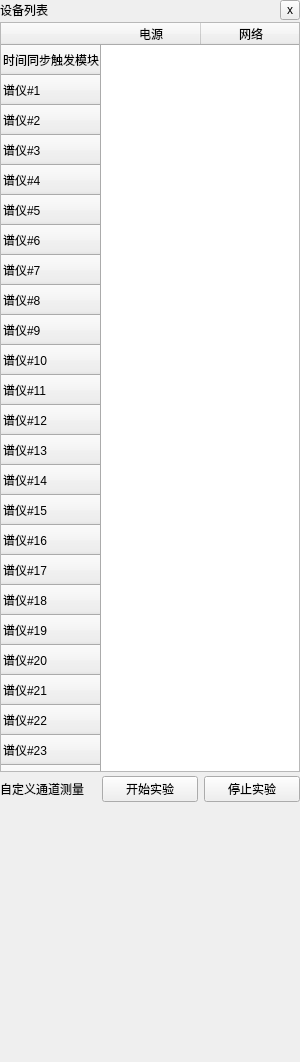
     <widget class="QStackedWidget" name="leftStackedWidget">
      <property name="sizePolicy">
       <sizepolicy hsizetype="Preferred" vsizetype="Preferred">
        <horstretch>0</horstretch>
        <verstretch>0</verstretch>
       </sizepolicy>
      </property>
      <property name="minimumSize">
       <size>
        <width>300</width>
        <height>0</height>
       </size>
      </property>
      <property name="currentIndex">
       <number>0</number>
      </property>
      <widget class="QWidget" name="detectorStatusWidget">
       <property name="sizePolicy">
        <sizepolicy hsizetype="Preferred" vsizetype="Preferred">
         <horstretch>0</horstretch>
         <verstretch>0</verstretch>
        </sizepolicy>
       </property>
       <layout class="QVBoxLayout" name="verticalLayout_5">
        <property name="spacing">
         <number>2</number>
        </property>
        <property name="leftMargin">
         <number>0</number>
        </property>
        <property name="topMargin">
         <number>0</number>
        </property>
        <property name="rightMargin">
         <number>0</number>
        </property>
        <property name="bottomMargin">
         <number>0</number>
        </property>
        <item>
         <layout class="QHBoxLayout" name="horizontalLayout_6">
          <item>
           <widget class="QLabel" name="label_4">
            <property name="sizePolicy">
             <sizepolicy hsizetype="Minimum" vsizetype="Preferred">
              <horstretch>0</horstretch>
              <verstretch>0</verstretch>
             </sizepolicy>
            </property>
            <property name="text">
             <string>设备列表</string>
            </property>
           </widget>
          </item>
          <item>
           <widget class="QToolButton" name="toolButton_closeDetectorStatusWidget">
            <property name="sizePolicy">
             <sizepolicy hsizetype="Fixed" vsizetype="Fixed">
              <horstretch>0</horstretch>
              <verstretch>0</verstretch>
             </sizepolicy>
            </property>
            <property name="maximumSize">
             <size>
              <width>20</width>
              <height>20</height>
             </size>
            </property>
            <property name="text">
             <string notr="true">x</string>
            </property>
            <property name="iconSize">
             <size>
              <width>16</width>
              <height>16</height>
             </size>
            </property>
           </widget>
          </item>
         </layout>
        </item>
        <item>
         <widget class="QTableWidget" name="tableWidget_detector">
          <property name="sizePolicy">
           <sizepolicy hsizetype="Preferred" vsizetype="Expanding">
            <horstretch>0</horstretch>
            <verstretch>0</verstretch>
           </sizepolicy>
          </property>
          <property name="minimumSize">
           <size>
            <width>300</width>
            <height>750</height>
           </size>
          </property>
          <property name="verticalScrollBarPolicy">
           <enum>Qt::ScrollBarAlwaysOff</enum>
          </property>
          <property name="horizontalScrollBarPolicy">
           <enum>Qt::ScrollBarAlwaysOff</enum>
          </property>
          <property name="sizeAdjustPolicy">
           <enum>QAbstractScrollArea::AdjustIgnored</enum>
          </property>
          <property name="editTriggers">
           <set>QAbstractItemView::NoEditTriggers</set>
          </property>
          <property name="selectionMode">
           <enum>QAbstractItemView::ExtendedSelection</enum>
          </property>
          <property name="selectionBehavior">
           <enum>QAbstractItemView::SelectRows</enum>
          </property>
          <property name="showGrid">
           <bool>false</bool>
          </property>
          <property name="gridStyle">
           <enum>Qt::SolidLine</enum>
          </property>
          <attribute name="verticalHeaderVisible">
           <bool>true</bool>
          </attribute>
          <row>
           <property name="text">
            <string>时间同步触发模块</string>
           </property>
          </row>
          <row>
           <property name="text">
            <string>谱仪#1</string>
           </property>
          </row>
          <row>
           <property name="text">
            <string>谱仪#2</string>
           </property>
          </row>
          <row>
           <property name="text">
            <string>谱仪#3</string>
           </property>
          </row>
          <row>
           <property name="text">
            <string>谱仪#4</string>
           </property>
          </row>
          <row>
           <property name="text">
            <string>谱仪#5</string>
           </property>
          </row>
          <row>
           <property name="text">
            <string>谱仪#6</string>
           </property>
          </row>
          <row>
           <property name="text">
            <string>谱仪#7</string>
           </property>
          </row>
          <row>
           <property name="text">
            <string>谱仪#8</string>
           </property>
          </row>
          <row>
           <property name="text">
            <string>谱仪#9</string>
           </property>
          </row>
          <row>
           <property name="text">
            <string>谱仪#10</string>
           </property>
          </row>
          <row>
           <property name="text">
            <string>谱仪#11</string>
           </property>
          </row>
          <row>
           <property name="text">
            <string>谱仪#12</string>
           </property>
          </row>
          <row>
           <property name="text">
            <string>谱仪#13</string>
           </property>
          </row>
          <row>
           <property name="text">
            <string>谱仪#14</string>
           </property>
          </row>
          <row>
           <property name="text">
            <string>谱仪#15</string>
           </property>
          </row>
          <row>
           <property name="text">
            <string>谱仪#16</string>
           </property>
          </row>
          <row>
           <property name="text">
            <string>谱仪#17</string>
           </property>
          </row>
          <row>
           <property name="text">
            <string>谱仪#18</string>
           </property>
          </row>
          <row>
           <property name="text">
            <string>谱仪#19</string>
           </property>
          </row>
          <row>
           <property name="text">
            <string>谱仪#20</string>
           </property>
          </row>
          <row>
           <property name="text">
            <string>谱仪#21</string>
           </property>
          </row>
          <row>
           <property name="text">
            <string>谱仪#22</string>
           </property>
          </row>
          <row>
           <property name="text">
            <string>谱仪#23</string>
           </property>
          </row>
          <row>
           <property name="text">
            <string>谱仪#24</string>
           </property>
          </row>
          <row>
           <property name="text">
            <string>全选</string>
           </property>
          </row>
          <column>
           <property name="text">
            <string>电源</string>
           </property>
          </column>
          <column>
           <property name="text">
            <string>网络</string>
           </property>
          </column>
          <column>
           <property name="text">
            <string>工作</string>
           </property>
          </column>
          <column>
           <property name="text">
            <string>温度</string>
           </property>
          </column>
          <column>
           <property name="text">
            <string>曲线显示</string>
           </property>
          </column>
          <item row="1" column="0">
           <property name="text">
            <string/>
           </property>
           <property name="textAlignment">
            <set>AlignCenter</set>
           </property>
           <property name="flags">
            <set>ItemIsSelectable|ItemIsDragEnabled|ItemIsDropEnabled|ItemIsUserCheckable|ItemIsEnabled</set>
           </property>
          </item>
          <item row="1" column="1">
           <property name="text">
            <string/>
           </property>
           <property name="textAlignment">
            <set>AlignCenter</set>
           </property>
          </item>
          <item row="2" column="0">
           <property name="text">
            <string/>
           </property>
           <property name="textAlignment">
            <set>AlignCenter</set>
           </property>
           <property name="flags">
            <set>ItemIsSelectable|ItemIsDragEnabled|ItemIsDropEnabled|ItemIsUserCheckable|ItemIsEnabled</set>
           </property>
          </item>
          <item row="2" column="1">
           <property name="text">
            <string/>
           </property>
           <property name="textAlignment">
            <set>AlignCenter</set>
           </property>
          </item>
         </widget>
        </item>
        <item>
         <widget class="QWidget" name="widget_10" native="true">
          <property name="sizePolicy">
           <sizepolicy hsizetype="Minimum" vsizetype="Fixed">
            <horstretch>0</horstretch>
            <verstretch>0</verstretch>
           </sizepolicy>
          </property>
          <property name="minimumSize">
           <size>
            <width>0</width>
            <height>30</height>
           </size>
          </property>
          <layout class="QHBoxLayout" name="horizontalLayout_8">
           <property name="leftMargin">
            <number>0</number>
           </property>
           <property name="topMargin">
            <number>0</number>
           </property>
           <property name="rightMargin">
            <number>0</number>
           </property>
           <property name="bottomMargin">
            <number>0</number>
           </property>
           <item>
            <widget class="QLabel" name="label_8">
             <property name="sizePolicy">
              <sizepolicy hsizetype="Minimum" vsizetype="Preferred">
               <horstretch>0</horstretch>
               <verstretch>0</verstretch>
              </sizepolicy>
             </property>
             <property name="text">
              <string>自定义通道测量</string>
             </property>
            </widget>
           </item>
           <item>
            <widget class="QPushButton" name="btn_startSelectedMeasure">
             <property name="text">
              <string>开始实验</string>
             </property>
             <property name="icon">
              <iconset resource="../3rdParty/resource/resource.qrc">
               <normaloff>:/work-on.png</normaloff>:/work-on.png</iconset>
             </property>
            </widget>
           </item>
           <item>
            <widget class="QPushButton" name="btn_stopSelectedMeasure">
             <property name="text">
              <string>停止实验</string>
             </property>
             <property name="icon">
              <iconset resource="../3rdParty/resource/resource.qrc">
               <normaloff>:/work-off.png</normaloff>:/work-off.png</iconset>
             </property>
            </widget>
           </item>
          </layout>
         </widget>
        </item>
        <item>
         <spacer name="verticalSpacer_2">
          <property name="orientation">
           <enum>Qt::Vertical</enum>
          </property>
          <property name="sizeHint" stdset="0">
           <size>
            <width>20</width>
            <height>258</height>
           </size>
          </property>
         </spacer>
        </item>
       </layout>
      </widget>
     </widget>
